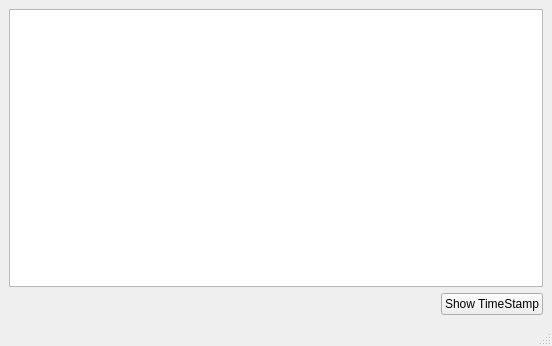
<?xml version="1.0" encoding="UTF-8"?>
<ui version="4.0">
 <class>MainWindow</class>
 <widget class="QMainWindow" name="MainWindow">
  <property name="geometry">
   <rect>
    <x>0</x>
    <y>0</y>
    <width>552</width>
    <height>346</height>
   </rect>
  </property>
  <property name="windowTitle">
   <string>MainWindow</string>
  </property>
  <widget class="QWidget" name="centralwidget">
   <layout class="QGridLayout" name="gridLayout">
    <item row="0" column="0" colspan="2">
     <widget class="QTextEdit" name="textEdit"/>
    </item>
    <item row="1" column="0">
     <spacer name="horizontalSpacer">
      <property name="orientation">
       <enum>Qt::Horizontal</enum>
      </property>
      <property name="sizeHint" stdset="0">
       <size>
        <width>433</width>
        <height>20</height>
       </size>
      </property>
     </spacer>
    </item>
    <item row="1" column="1">
     <widget class="QPushButton" name="pushButton">
      <property name="text">
       <string>Show TimeStamp</string>
      </property>
     </widget>
    </item>
   </layout>
  </widget>
  <widget class="QMenuBar" name="menubar">
   <property name="geometry">
    <rect>
     <x>0</x>
     <y>0</y>
     <width>552</width>
     <height>23</height>
    </rect>
   </property>
  </widget>
  <widget class="QStatusBar" name="statusbar"/>
 </widget>
 <resources/>
 <connections/>
</ui>
